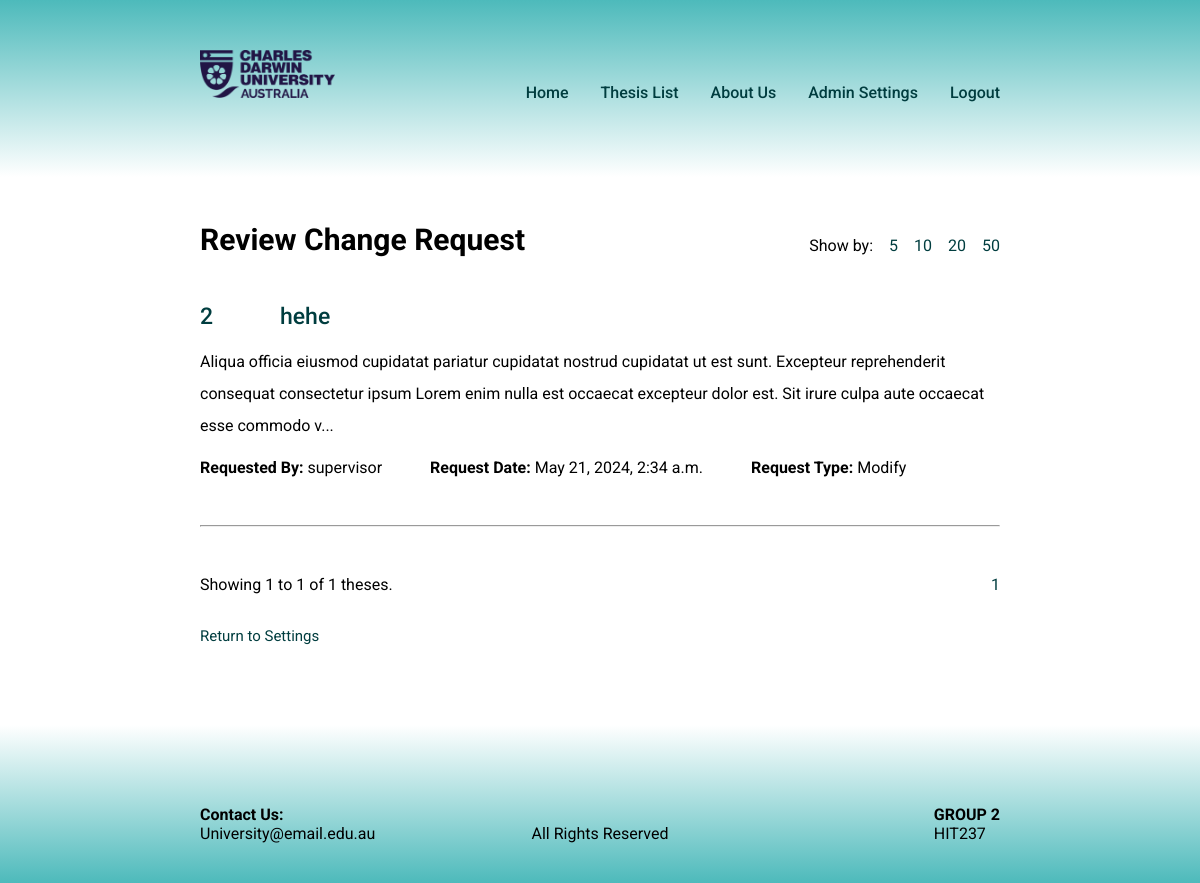
Before: /thesis/review/request (signed in) with the older database file.
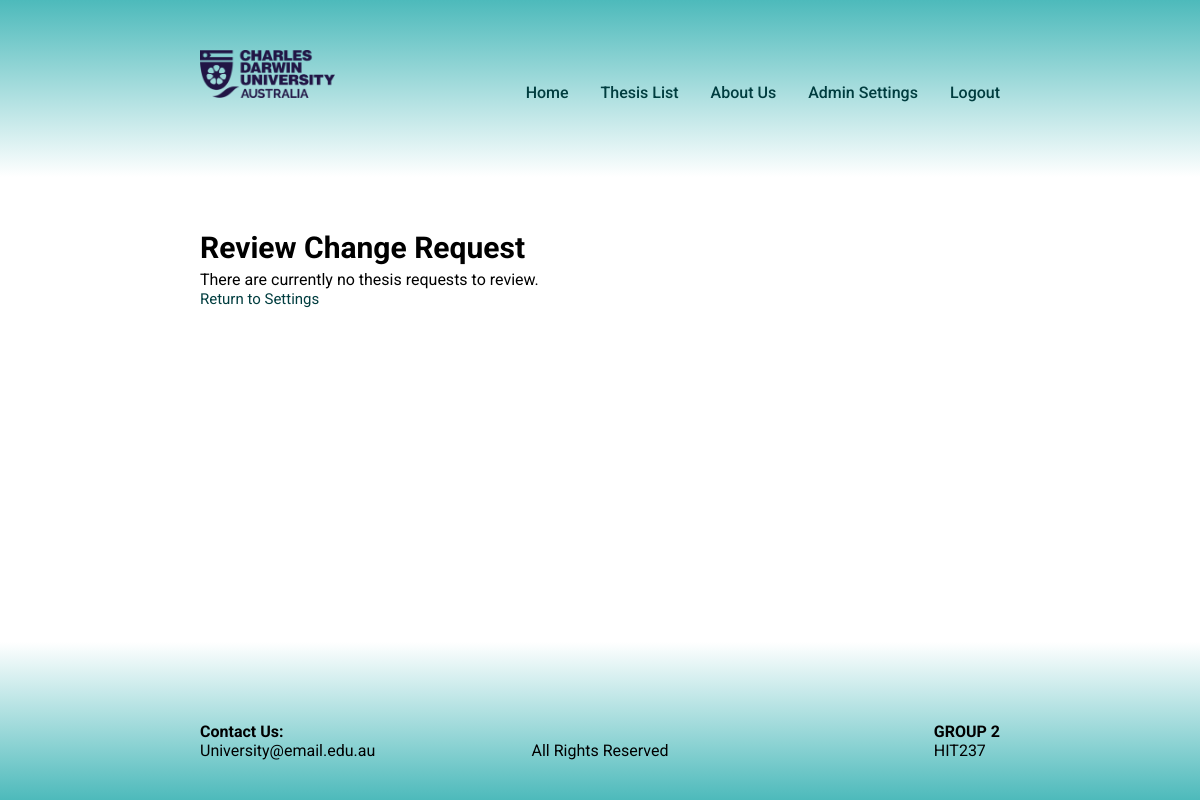
After: the same page with the newer database file.
### main/models.py (models this page shows, shortened)
class ThesisBase(models.Model):
    topic_number = models.IntegerField(
        validators=[
            MinValueValidator(1),
            MaxValueValidator(1000),
        ],
        verbose_name='Thesis Number',
        primary_key=True,
    )
    title = models.CharField(max_length=100, verbose_name='Thesis Title',)
    description = models.TextField(verbose_name='Thesis Description')
    category = models.ForeignKey(Category, on_delete=models.PROTECT, verbose_name='Category Name')
    supervisor = models.ForeignKey(Supervisor, on_delete= models.PROTECT, verbose_name='Supervisor Name')
    course = models.ManyToManyField(Course, verbose_name='Course Name')
    campus = models.ManyToManyField(Campus, verbose_name='Campus Name',)
    group_taker_limit = models.IntegerField(
        validators=[
            MinValueValidator(1),
            MaxValueValidator(20),
        ],
        verbose_name='Number Limit of group takers',
        null = True,
        blank=True
    )
    class Meta:
        abstract = True
        ordering = ['topic_number']

class ThesisRequestBase(models.Model):
    STATUS_CHOICES = [
        ('pending', 'pending'),
        ('accepted', 'accepted'),
        ('rejected', 'rejected')
    ]
    REQUEST_CHOICES = [
        ('add', 'add'),
        ('modify', 'modify'),
        ('delete', 'delete'),
    ]
    request_date = models.DateTimeField(auto_now_add=True, verbose_name = 'Date Requested')
    requested_by = models.ForeignKey(CustomUser, on_delete=models.CASCADE, verbose_name='Requested by', )
    status = models.CharField(
        max_length=10,
        choices=STATUS_CHOICES,
        verbose_name='Status',
        default='pending'
    )
    class Meta:
        abstract = True

class ThesisRequestModify(ThesisBase, ThesisRequestBase):
    request_type = models.CharField(
        max_length=10,
        choices=ThesisRequestBase.REQUEST_CHOICES,
        verbose_name='Request Type',
        default='modify'
    )

### users/models.py (models this page shows)
class CustomUser(AbstractBaseUser,PermissionsMixin):
    ACCOUNT_TYPE_CHOICES = (
        ('unit coordinator', 'Unit Coordinator'),
        ('supervisor', 'Supervisor'),
        ('student', 'Student'),
        ('admin', 'Admin')
    )
    username = models.CharField(max_length=20, unique=True, default='')
    account_type = models.CharField(max_length=20, choices=ACCOUNT_TYPE_CHOICES, default='')
    is_active = models.BooleanField(default=True)
    is_staff = models.BooleanField(default=False)
    is_superuser = models.BooleanField(default=False)
    objects = CustomUserManager()
    USERNAME_FIELD = 'username'
    REQUIRED_FIELDS = ['account_type']
    def __str__(self):
        return self.username

### main/views.py (the view, shortened to what this page needs)
# urls.py: path("thesis/review/request", views.review_request, name="review_request"),
@login_required
@account_type_required('admin', 'unit coordinator')
def review_request(request, request_type=None, topic_number=None):
    if topic_number is None:
        thesis_list = list(ThesisRequestAdd.objects.all()) + list(ThesisRequestModify.objects.all()) + list(ThesisRequestDelete.objects.all())
        thesis = sorted(thesis_list, key=lambda x: x.request_date, )
        if not thesis_list:
            context = {
                'no_requests': True
            }
            return render(request, 'main/review_request.html', context)
        new_description = truncate_description(thesis)
        page_obj, total_pages, start_num, end_num, total_pages, items_per_page, total_theses = paginator(request, thesis)
        context = {
            'review_menu': True,
            'thesis': thesis,
            'new_description': new_description,
            'page_obj': page_obj, # contains various data about the current page
            'total_pages': total_pages,
            'start_num': start_num, # starting number of the thesis in the page
            'end_num': end_num,
            'total_theses': total_theses,
            'items_per_page': items_per_page,
        }
        return render(request, 'main/review_request.html', context)

### main/views.py (called while the page is built)
def truncate_description(thesis):
    new_description = {}
    for item in thesis:
        description = item.description
        word_count = description.split()
        if len(description) > 230:
            description = ''.join(description[:230])
            punctuation = ['.', ',', '/', ';', ':', ' ']
            if description[-1] in punctuation:
                description = description[:-1] + '...'
            else:
                description = description + '...'
            new_description[item.topic_number] = description
        else:
            new_description[item.topic_number] = description
    return new_description

def paginator(request, thesis):
    items_per_page = int(request.GET.get('items_per_page', 5))
    page = Paginator(thesis, items_per_page)
    page_number = request.GET.get("page")
    page_obj = page.get_page(page_number)
    total_pages = range(1, page.num_pages + 1)
    start_num = (page_obj.number - 1) * items_per_page + 1
    end_num = min(start_num + items_per_page - 1, page_obj.paginator.count)
    total_theses = len(thesis)
    return page_obj, total_pages, start_num, end_num, total_pages, items_per_page, total_theses

### main/templates/main/review_request.html (shortened to what this page needs)
{% extends "main/base.html" %}
{% block main_body %}
    {% if review_menu is True %}
        <div class="modify-or-delete-header-container">
            <h2 class="modify-or-delete-header">Review Change Request</h2>
            <div class='per_page'>
                <p>Show by:</p>
                <a href="?items_per_page=5" {% if items_per_page == 5 %}class="active"{% endif %}>5</a>
                <a href="?items_per_page=10" {% if items_per_page == 10 %}class="active"{% endif %}>10</a>
                <a href="?items_per_page=20" {% if items_per_page == 20 %}class="active"{% endif %}>20</a>
                <a href="?items_per_page=50" {% if items_per_page == 50 %}class="active"{% endif %}>50</a>
            </div>
        </div>
        {% for thesis in page_obj %}
            <section class=thesis-modify-container>
                <a href="{% url 'review_request' request_type=thesis.request_type topic_number=thesis.topic_number %}">
                    <div class='thesis-title-container'>
                        <h3 class="topic_number-edit">{{ thesis.topic_number }}</h3>
                        <h3>{{ thesis.title }}</h3>
                    </div>
                </a>
                {% for number, description in new_description.items %}
                    {% if thesis.topic_number == number %}
                        <p class='description'>{{ description }}</p>
                    {% endif %}
                {% endfor %}
                <div class="request_information">
                    <p class="requested_by"><strong>Requested By:</strong> {{ thesis.requested_by }}</p>
                    <p class="request_date"><strong>Request Date:</strong> {{ thesis.request_date }}</p>
                    <p class="request_type"><strong>Request Type:</strong> {{ thesis.request_type|title }}</p>
                </div>
            </section>
            <hr class="list-line">
        {% endfor %}
        <div class="thesis-pages">
            <p class='current'>Showing {{ start_num }} to {{ end_num }} of {{ total_theses }} theses.</p>
            <form class='quick-links' action="" method="get">
                {% for total_pages in total_pages %}
                    <a href="?page={{ total_pages }}&items_per_page={{ items_per_page }}{{ filter_supervisor }}{{ filter_course }}{{ filter_category }}{{ filter_campus }}">{{ total_pages }}</a>
                {% endfor %}
            </form>
        </div>
    {% elif no_requests is True %}
        <h2 class="modify-or-delete-header">Review Change Request</h2>
        <p>There are currently no thesis requests to review.</p>
    {% endif %}
        <a href="{% url 'CRUD' account_type='coordinator' %}" class="back">Return to Settings</a>
{% endblock %}

Changed rows visible on the page:
removed ThesisRequestModify: topic_number "2", title "hehe", new_description "Aliqua officia eiusmod cupidatat pariatur cupidatat nostrud cupidatat ut est sunt. Excepteur reprehenderit consequat consectetur ipsum Lorem enim nulla est occaecat excepteur dolor est. Sit irure culpa aute occaecat esse commodo v...", requested_by "supervisor", request_date "May 21, 2024, 2:34 a.m.", request_type "Modify"
Other visible differences:
{{ start_num }}: "1" → (not shown)
{{ end_num }}: "1" → (not shown)
{{ total_theses }}: "1" → (not shown)
text no longer shown: "Show by: 5 10 20 50 Showing to of theses."
text now shown: "There are currently no thesis requests to review."
list line gone: "1"
